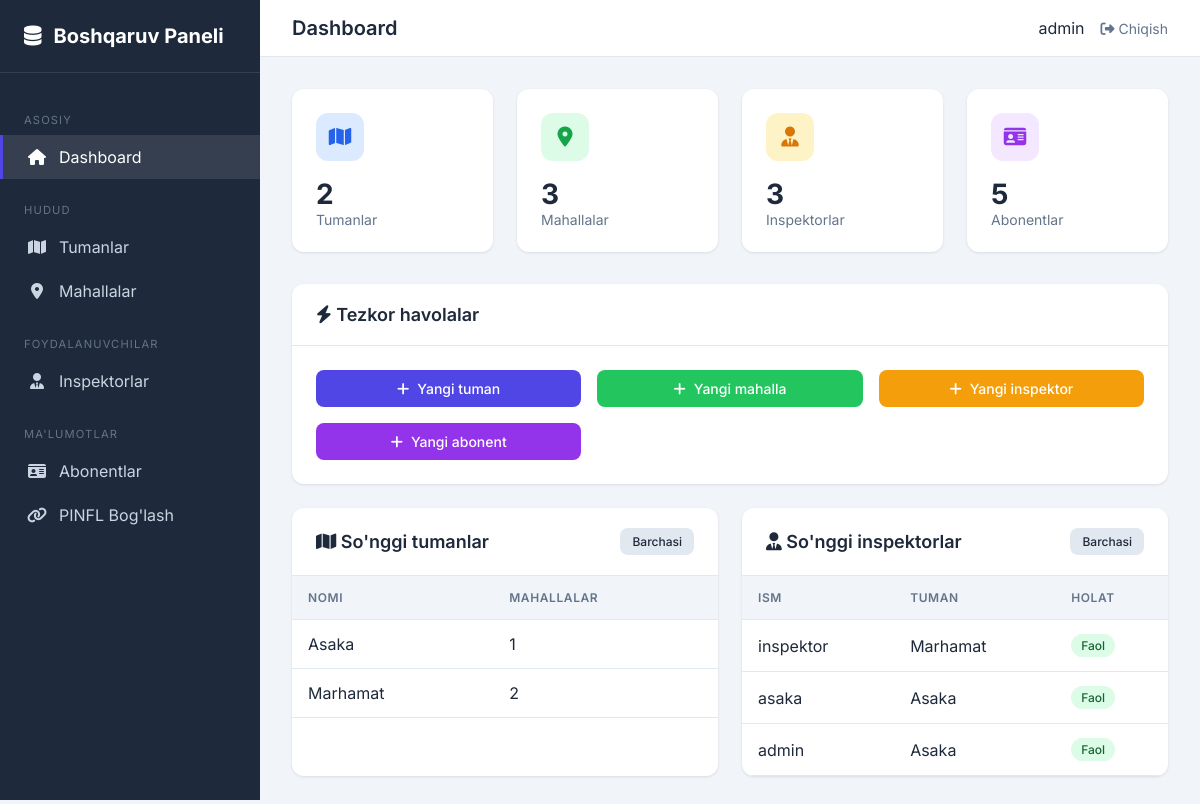
Page /boshqaruv/ (signed in) on the committed database.
### abonents/models.py (models this page shows, shortened)
class Tuman(models.Model):
    nomi = models.CharField(
        max_length=100,
        unique=True,
        verbose_name="Tuman nomi"
    )
    yaratilgan_vaqt = models.DateTimeField(
        auto_now_add=True,
        verbose_name="Yaratilgan vaqt"
    )
    class Meta:
        verbose_name = "Tuman"
        verbose_name_plural = "Tumanlar"
        ordering = ['nomi']

class Inspektor(models.Model):
    user = models.OneToOneField(
        'auth.User',
        on_delete=models.CASCADE,
        verbose_name="Foydalanuvchi",
        related_name='inspektor_profile'
    )
    telefon = models.CharField(
        max_length=20,
        verbose_name="Telefon raqami",
        blank=True,
        default=""
    )
    tuman = models.ForeignKey(
        Tuman,
        on_delete=models.SET_NULL,
        null=True,
        blank=True,
        related_name='inspektorlar',
        verbose_name="Tuman"
    )
    mahallalar = models.ManyToManyField(
        Mahalla,
        blank=True,
        related_name='inspektorlar',
        verbose_name="Mahallalar"
    )
    lavozim = models.CharField(
        max_length=100,
        verbose_name="Lavozimi",
        blank=True,
        default="Inspektor"
    )
    is_active = models.BooleanField(
        default=True,
        verbose_name="Faol"
    )
    yaratilgan_vaqt = models.DateTimeField(
        auto_now_add=True,
        verbose_name="Yaratilgan vaqt"
    )
    class Meta:
        verbose_name = "Inspektor"
        verbose_name_plural = "Inspektorlar"
        ordering = ['-id']

### abonents/views.py (the view)
# urls.py: path('', views.custom_admin_dashboard, name='custom-admin-dashboard'),
@admin_required
def custom_admin_dashboard(request):
    context = {
        'tumanlar_soni': Tuman.objects.count(),
        'mahallalar_soni': Mahalla.objects.count(),
        'inspektorlar_soni': Inspektor.objects.count(),
        'abonentlar_soni': Abonent.objects.count(),
        'recent_tumanlar': Tuman.objects.all()[:5],
        'recent_inspektorlar': Inspektor.objects.all()[:5],
    }
    return render(request, 'admin_custom/dashboard.html', context)

### abonents/views.py (called while the page is built)
def admin_required(view_func):
    @functools.wraps(view_func)
    def _wrapped_view(request, *args, **kwargs):
        if not request.user.is_authenticated:
            return redirect('inspector-login')
        if not request.user.is_staff:
            messages.error(request, "Bu sahifaga kirish huquqingiz yo'q!")
            return redirect('inspector-dashboard')
        return view_func(request, *args, **kwargs)
    return _wrapped_view

### templates/admin_custom/dashboard.html (shortened to what this page needs)
{% extends "admin_custom/base.html" %}
{% block header_title %}Dashboard{% endblock %}
{% block content %}
<div class="stats-grid">
    <div class="stat-card">
        <div class="stat-icon" style="background: #dbeafe; color: #2563eb;">
            <i class="fas fa-map"></i>
        </div>
        <div class="stat-value">{{ tumanlar_soni }}</div>
        <div class="stat-label">Tumanlar</div>
    </div>
    <div class="stat-card">
        <div class="stat-icon" style="background: #dcfce7; color: #16a34a;">
            <i class="fas fa-map-marker-alt"></i>
        </div>
        <div class="stat-value">{{ mahallalar_soni }}</div>
        <div class="stat-label">Mahallalar</div>
    </div>
    <div class="stat-card">
        <div class="stat-icon" style="background: #fef3c7; color: #d97706;">
            <i class="fas fa-user-tie"></i>
        </div>
        <div class="stat-value">{{ inspektorlar_soni }}</div>
        <div class="stat-label">Inspektorlar</div>
    </div>
    <div class="stat-card">
        <div class="stat-icon" style="background: #f3e8ff; color: #9333ea;">
            <i class="fas fa-id-card"></i>
        </div>
        <div class="stat-value">{{ abonentlar_soni }}</div>
        <div class="stat-label">Abonentlar</div>
    </div>
</div>
<div class="card">
    <div class="card-header">
        <h2><i class="fas fa-bolt"></i> Tezkor havolalar</h2>
    </div>
    <div class="card-body">
        <div style="display: grid; grid-template-columns: repeat(auto-fit, minmax(200px, 1fr)); gap: 1rem;">
            <a href="{% url 'admin-tuman-add' %}" class="btn btn-primary" style="justify-content: center;">
                <i class="fas fa-plus"></i> Yangi tuman
            </a>
            <a href="{% url 'admin-mahalla-add' %}" class="btn btn-success" style="justify-content: center;">
                <i class="fas fa-plus"></i> Yangi mahalla
            </a>
            <a href="{% url 'admin-inspektor-add' %}" class="btn btn-secondary"
                style="justify-content: center; background: #f59e0b; color: white;">
                <i class="fas fa-plus"></i> Yangi inspektor
            </a>
            <a href="{% url 'inspector-abonent-add' %}" class="btn btn-secondary"
                style="justify-content: center; background: #9333ea; color: white;">
                <i class="fas fa-plus"></i> Yangi abonent
            </a>
        </div>
    </div>
</div>
<div style="display: grid; grid-template-columns: 1fr 1fr; gap: 1.5rem; margin-top: 1.5rem;">
    <div class="card">
        <div class="card-header">
            <h2><i class="fas fa-map"></i> So'nggi tumanlar</h2>
            <a href="{% url 'admin-tuman-list' %}" class="btn btn-sm btn-secondary">Barchasi</a>
        </div>
        <div class="card-body" style="padding: 0;">
            <table class="table">
                <thead>
                    <tr>
                        <th>Nomi</th>
                        <th>Mahallalar</th>
                    </tr>
                </thead>
                <tbody>
                    {% for tuman in recent_tumanlar %}
                    <tr>
                        <td>{{ tuman.nomi }}</td>
                        <td>{{ tuman.mahallalar.count }}</td>
                    </tr>
                    {% empty %}
                    <tr>
                        <td colspan="2" class="empty-state">Tuman topilmadi</td>
                    </tr>
                    {% endfor %}
                </tbody>
            </table>
        </div>
    </div>
    <div class="card">
        <div class="card-header">
            <h2><i class="fas fa-user-tie"></i> So'nggi inspektorlar</h2>
            <a href="{% url 'admin-inspektor-list' %}" class="btn btn-sm btn-secondary">Barchasi</a>
        </div>
        <div class="card-body" style="padding: 0;">
            <table class="table">
                <thead>
                    <tr>
                        <th>Ism</th>
                        <th>Tuman</th>
                        <th>Holat</th>
                    </tr>
                </thead>
                <tbody>
                    {% for inspektor in recent_inspektorlar %}
                    <tr>
                        <td>{{ inspektor.user.get_full_name|default:inspektor.user.username }}</td>
                        <td>{{ inspektor.tuman.nomi|default:"-" }}</td>
                        <td>
                            {% if inspektor.is_active %}
                            <span class="badge badge-success">Faol</span>
                            {% else %}
                            <span class="badge badge-danger">Nofaol</span>
                            {% endif %}
                        </td>
                    </tr>
                    {% empty %}
                    <tr>
                        <td colspan="3" class="empty-state">Inspektor topilmadi</td>
                    </tr>
                    {% endfor %}
                </tbody>
            </table>
        </div>
    </div>
</div>
{% endblock %}

### templates/admin_custom/base.html (shortened to what this page needs)
{% load static %}
<!DOCTYPE html>
<html lang="uz">
<head>
    <link rel="stylesheet" href="https://cdnjs.cloudflare.com/ajax/libs/font-awesome/6.4.0/css/all.min.css">
</head>
<body>
    <div class="layout">
        <aside class="sidebar">
            <div class="sidebar-header">
                <a href="{% url 'custom-admin-dashboard' %}" class="sidebar-logo">
                    <i class="fas fa-database"></i>
                    Boshqaruv Paneli
                </a>
            </div>
            <nav class="sidebar-nav">
                <div class="nav-section">Asosiy</div>
                <a href="{% url 'custom-admin-dashboard' %}"
                    class="nav-link {% if request.resolver_match.url_name == 'custom-admin-dashboard' %}active{% endif %}">
                    <i class="fas fa-home"></i>
                    Dashboard
                </a>
                <div class="nav-section">Hudud</div>
                <a href="{% url 'admin-tuman-list' %}"
                    class="nav-link {% if 'tuman' in request.path %}active{% endif %}">
                    <i class="fas fa-map"></i>
                    Tumanlar
                </a>
                <a href="{% url 'admin-mahalla-list' %}"
                    class="nav-link {% if 'mahalla' in request.path %}active{% endif %}">
                    <i class="fas fa-map-marker-alt"></i>
                    Mahallalar
                </a>
                <div class="nav-section">Foydalanuvchilar</div>
                <a href="{% url 'admin-inspektor-list' %}"
                    class="nav-link {% if 'inspektor' in request.path %}active{% endif %}">
                    <i class="fas fa-user-tie"></i>
                    Inspektorlar
                </a>
                <div class="nav-section">Ma'lumotlar</div>
                <a href="{% url 'admin-abonent-list' %}"
                    class="nav-link {% if 'abonentlar' in request.path %}active{% endif %}">
                    <i class="fas fa-id-card"></i>
                    Abonentlar
                </a>
                <a href="{% url 'admin-pinfl-binding' %}"
                    class="nav-link {% if 'pinfl-boglash' in request.path %}active{% endif %}">
                    <i class="fas fa-link"></i>
                    PINFL Bog'lash
                </a>
            </nav>
        </aside>
        <main class="main-content">
            <header class="header">
                <h1 class="header-title">{% block header_title %}Boshqaruv Paneli{% endblock %}</h1>
                <div class="user-menu">
                    <span>{{ request.user.get_full_name|default:request.user.username }}</span>
                    <a href="{% url 'inspector-logout' %}"><i class="fas fa-sign-out-alt"></i> Chiqish</a>
                </div>
            </header>
            <div class="content">
                {% block content %}{% endblock %}
            </div>
        </main>
    </div>
</body>
</html>

### templates/admin_custom/base.html (style rules this page uses)
:root { --primary: #4f46e5; --primary-dark: #4338ca; --secondary: #64748b; --success: #22c55e; --danger: #ef4444; --warning: #f59e0b; --bg: #f1f5f9; --card-bg: #ffffff; --text: #1e293b; --text-muted: #64748b; --border: #e2e8f0; --sidebar-bg: #1e293b; --sidebar-text: #cbd5e1; }
* { margin: 0; padding: 0; box-sizing: border-box; }
body { font-family: 'Inter', sans-serif; background: var(--bg); color: var(--text); min-height: 100vh; }
.layout { display: flex; min-height: 100vh; }
.sidebar { width: 260px; background: var(--sidebar-bg); color: var(--sidebar-text); position: fixed; height: 100vh; overflow-y: auto; z-index: 100; }
.sidebar-header { padding: 1.5rem; border-bottom: 1px solid rgba(255, 255, 255, 0.1); }
.sidebar-logo { font-size: 1.25rem; font-weight: 700; color: white; text-decoration: none; display: flex; align-items: center; gap: 0.75rem; }
.sidebar-nav { padding: 1rem 0; }
.nav-section { padding: 0.5rem 1.5rem; font-size: 0.7rem; text-transform: uppercase; letter-spacing: 0.1em; color: var(--secondary); margin-top: 1rem; }
.nav-link { display: flex; align-items: center; gap: 0.75rem; padding: 0.75rem 1.5rem; color: var(--sidebar-text); text-decoration: none; transition: all 0.2s; border-left: 3px solid transparent; }
.nav-link:hover, .nav-link.active { background: rgba(255, 255, 255, 0.1); color: white; border-left-color: var(--primary); }
.nav-link i { width: 20px; text-align: center; }
.main-content { flex: 1; margin-left: 260px; min-height: 100vh; }
.header { background: var(--card-bg); padding: 1rem 2rem; display: flex; justify-content: space-between; align-items: center; border-bottom: 1px solid var(--border); position: sticky; top: 0; z-index: 50; }
.header-title { font-size: 1.25rem; font-weight: 600; }
.user-menu { display: flex; align-items: center; gap: 1rem; }
.user-menu a { color: var(--text-muted); text-decoration: none; font-size: 0.875rem; }
.content { padding: 2rem; }
.card { background: var(--card-bg); border-radius: 12px; box-shadow: 0 1px 3px rgba(0, 0, 0, 0.1); overflow: hidden; }
.card-header { padding: 1.25rem 1.5rem; border-bottom: 1px solid var(--border); display: flex; justify-content: space-between; align-items: center; }
.card-header h2 { font-size: 1.125rem; font-weight: 600; }
.card-body { padding: 1.5rem; }
.btn { display: inline-flex; align-items: center; gap: 0.5rem; padding: 0.625rem 1.25rem; border: none; border-radius: 8px; font-size: 0.875rem; font-weight: 500; cursor: pointer; text-decoration: none; transition: all 0.2s; }
.btn-primary { background: var(--primary); color: white; }
.btn-success { background: var(--success); color: white; }
.btn-secondary { background: var(--border); color: var(--text); }
.btn-sm { padding: 0.375rem 0.75rem; font-size: 0.75rem; }
.table { width: 100%; border-collapse: collapse; }
.table th, .table td { padding: 0.875rem 1rem; text-align: left; border-bottom: 1px solid var(--border); }
.table th { background: var(--bg); font-weight: 600; font-size: 0.75rem; text-transform: uppercase; letter-spacing: 0.05em; color: var(--text-muted); }
.stats-grid { display: grid; grid-template-columns: repeat(auto-fit, minmax(200px, 1fr)); gap: 1.5rem; margin-bottom: 2rem; }
.stat-card { background: var(--card-bg); border-radius: 12px; padding: 1.5rem; box-shadow: 0 1px 3px rgba(0, 0, 0, 0.1); }
.stat-card .stat-icon { width: 48px; height: 48px; border-radius: 12px; display: flex; align-items: center; justify-content: center; font-size: 1.25rem; margin-bottom: 1rem; }
.stat-card .stat-value { font-size: 1.75rem; font-weight: 700; }
.stat-card .stat-label { color: var(--text-muted); font-size: 0.875rem; }
.badge { display: inline-flex; align-items: center; padding: 0.25rem 0.625rem; border-radius: 9999px; font-size: 0.75rem; font-weight: 500; }
.badge-success { background: #dcfce7; color: #166534; }

### rows in the picture
Tuman: nomi "Asaka", mahallalar.count "1"
Tuman: nomi "Marhamat", mahallalar.count "2"
Inspektor: user.get_full_name "inspektor", tuman.nomi "Marhamat", is_active "Faol"
Inspektor: user.get_full_name "asaka", tuman.nomi "Asaka", is_active "Faol"
Inspektor: user.get_full_name "admin", tuman.nomi "Asaka", is_active "Faol"

### other values in the picture
{{ request.user.get_full_name|default:request.user.username }} "admin"
{{ tumanlar_soni }} "2"
{{ mahallalar_soni }} "3"
{{ inspektorlar_soni }} "3"
{{ abonentlar_soni }} "5"
